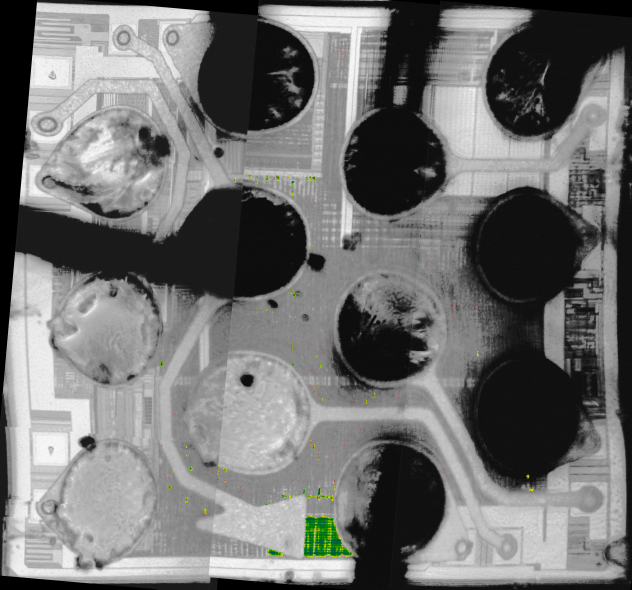
#> input picture 230607_DLTM-ATtiny20-MI-Fullscans (copy)/3V3/rest (another copy)/panos/20230606-DLTM-ATtiny20_thr.png, 1263 x 1179 px (shown at 1/2 size)
$ python test.py
#> lines starting #> are read from the running program, lines starting #| are printed output that depends on the picture
import cv2

LUNTE  = '20230606-DLTM-ATtiny20_thr.png'
LUNTE1 = '20230606-DLTM-ATtiny20_thr_small.png'
GSI    = 'GSI_Pano_small.png'

LUNTE   = cv2.imread(LUNTE)
#> LUNTE is the input picture: shape (1179, 1263, 3); mean B, G, R 113.8, 114.4, 114.1
GSI     = cv2.imread(GSI)
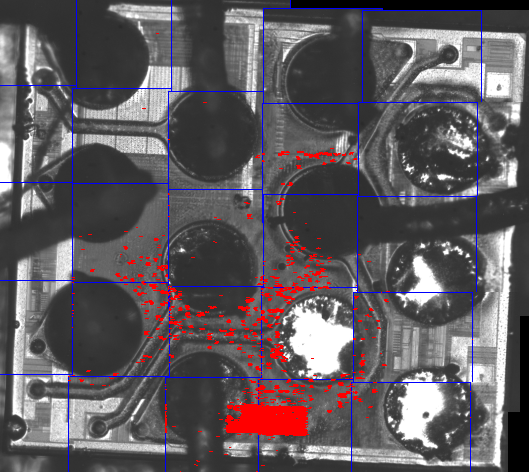
#> input picture 230607_DLTM-ATtiny20-MI-Fullscans (copy)/3V3/rest (another copy)/panos/GSI_Pano_small.png, 529 x 472 px
#> GSI is the input picture: shape (472, 529, 3); mean B, G, R 94.7, 90.3, 96.7

shape = (472, 472)
print(shape)

LUNTE = cv2.resize(LUNTE, shape)
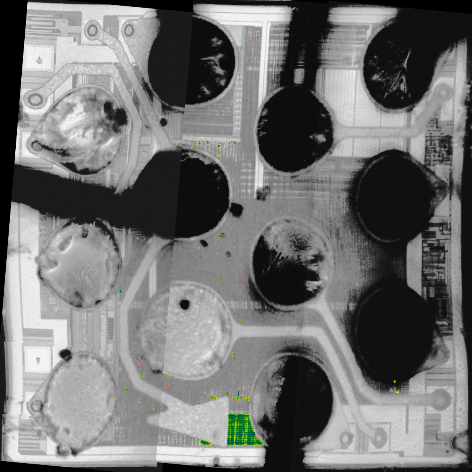
#> LUNTE: shape (472, 472, 3); mean B, G, R 113.7, 114.3, 113.9

cv2.imwrite(LUNTE1, LUNTE)
